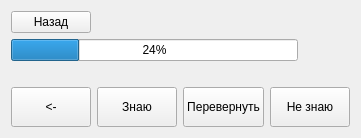
              <widget class="QWidget" name="page_4_folders">
               <layout class="QVBoxLayout" name="verticalLayout_15">
                <item>
                 <layout class="QVBoxLayout" name="verticalLayout_16">
                  <item>
                   <layout class="QHBoxLayout" name="horizontalLayout_17">
                    <item>
                     <widget class="QPushButton" name="back_folder_cards_btn">
                      <property name="text">
                       <string>Назад</string>
                      </property>
                     </widget>
                    </item>
                    <item>
                     <spacer name="horizontalSpacer_4">
                      <property name="orientation">
                       <enum>Qt::Horizontal</enum>
                      </property>
                      <property name="sizeHint" stdset="0">
                       <size>
                        <width>40</width>
                        <height>20</height>
                       </size>
                      </property>
                     </spacer>
                    </item>
                   </layout>
                  </item>
                  <item>
                   <layout class="QHBoxLayout" name="horizontalLayout_14">
                    <item>
                     <widget class="QProgressBar" name="progressBar_folder_learn">
                      <property name="value">
                       <number>24</number>
                      </property>
                     </widget>
                    </item>
                    <item>
                     <widget class="QLabel" name="words_know_folder_label">
                      <property name="minimumSize">
                       <size>
                        <width>20</width>
                        <height>0</height>
                       </size>
                      </property>
                      <property name="text">
                       <string/>
                      </property>
                     </widget>
                    </item>
                    <item>
                     <widget class="QLabel" name="words_do_not_know_folder_label">
                      <property name="minimumSize">
                       <size>
                        <width>20</width>
                        <height>0</height>
                       </size>
                      </property>
                      <property name="text">
                       <string/>
                      </property>
                     </widget>
                    </item>
                   </layout>
                  </item>
                  <item>
                   <widget class="QLabel" name="card_folder_label">
                    <property name="sizePolicy">
                     <sizepolicy hsizetype="Expanding" vsizetype="Expanding">
                      <horstretch>0</horstretch>
                      <verstretch>0</verstretch>
                     </sizepolicy>
                    </property>
                    <property name="minimumSize">
                     <size>
                      <width>0</width>
                      <height>0</height>
                     </size>
                    </property>
                    <property name="text">
                     <string/>
                    </property>
                   </widget>
                  </item>
                  <item>
                   <layout class="QHBoxLayout" name="horizontalLayout_18">
                    <item>
                     <widget class="QPushButton" name="prev_folder_btn">
                      <property name="sizePolicy">
                       <sizepolicy hsizetype="Expanding" vsizetype="Expanding">
                        <horstretch>0</horstretch>
                        <verstretch>0</verstretch>
                       </sizepolicy>
                      </property>
                      <property name="minimumSize">
                       <size>
                        <width>60</width>
                        <height>40</height>
                       </size>
                      </property>
                      <property name="maximumSize">
                       <size>
                        <width>80</width>
                        <height>40</height>
                       </size>
                      </property>
                      <property name="text">
                       <string>&lt;-</string>
                      </property>
                     </widget>
                    </item>
                    <item>
                     <widget class="QPushButton" name="know_folder_btn">
                      <property name="sizePolicy">
                       <sizepolicy hsizetype="Expanding" vsizetype="Expanding">
                        <horstretch>0</horstretch>
                        <verstretch>0</verstretch>
                       </sizepolicy>
                      </property>
                      <property name="minimumSize">
                       <size>
                        <width>80</width>
                        <height>40</height>
                       </size>
                      </property>
                      <property name="maximumSize">
                       <size>
                        <width>16777215</width>
                        <height>40</height>
                       </size>
                      </property>
                      <property name="text">
                       <string>Знаю</string>
                      </property>
                     </widget>
                    </item>
                    <item>
                     <widget class="QPushButton" name="flip_folder_btn">
                      <property name="sizePolicy">
                       <sizepolicy hsizetype="Expanding" vsizetype="Expanding">
                        <horstretch>0</horstretch>
                        <verstretch>0</verstretch>
                       </sizepolicy>
                      </property>
                      <property name="minimumSize">
                       <size>
                        <width>80</width>
                        <height>40</height>
                       </size>
                      </property>
                      <property name="maximumSize">
                       <size>
                        <width>16777215</width>
                        <height>40</height>
                       </size>
                      </property>
                      <property name="text">
                       <string>Перевернуть</string>
                      </property>
                     </widget>
                    </item>
                    <item>
                     <widget class="QPushButton" name="not_know_folder_btn">
                      <property name="sizePolicy">
                       <sizepolicy hsizetype="Expanding" vsizetype="Expanding">
                        <horstretch>0</horstretch>
                        <verstretch>0</verstretch>
                       </sizepolicy>
                      </property>
                      <property name="minimumSize">
                       <size>
                        <width>80</width>
                        <height>40</height>
                       </size>
                      </property>
                      <property name="maximumSize">
                       <size>
                        <width>16777215</width>
                        <height>40</height>
                       </size>
                      </property>
                      <property name="text">
                       <string>Не знаю</string>
                      </property>
                     </widget>
                    </item>
                   </layout>
                  </item>
                 </layout>
                </item>
               </layout>
              </widget>
